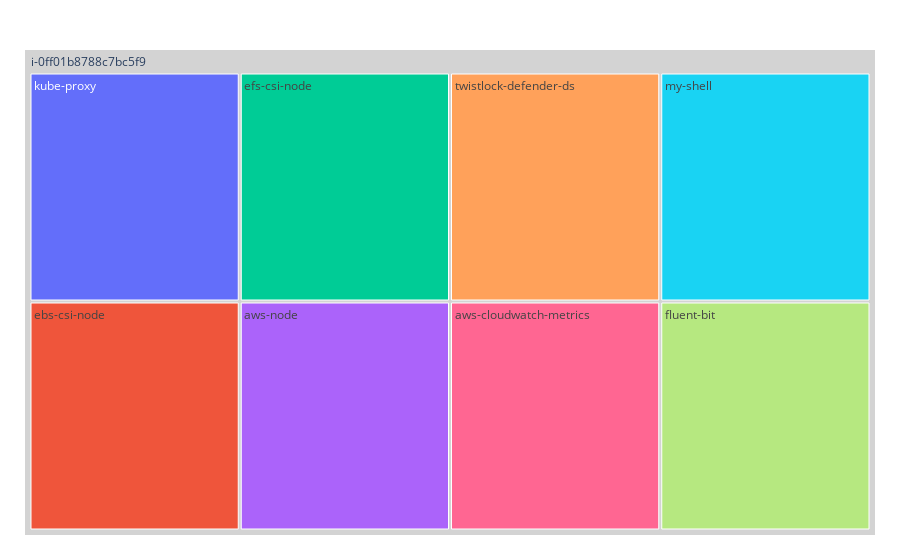

Here is the notebook cell this chart was saved with:
### Code cell
# type(map.graphLayerOf([675136609689, 'i-0b1842d240befd13a']))
# map.find_name_of_children_of([675136609689, 'i-0b1842d240befd13a', 'udm01-http2lb'])
# map.find_name_of_children_of([675136609689, 'i-0b1842d240befd13a', 'udm01-http2lb'])
map.graphLayerOf([193670463418, 'i-0ff01b8788c7bc5f9'])

### Figure 1 — Plotly figure (JSON) as saved in the notebook; plotly's stock layout.template omitted (floating-point values rounded to 4 significant figures)
{"data": [{"domain": {"x": [0, 1], "y": [0, 1]}, "hovertemplate": "label=%{label}<br>parent=%{parent}<extra></extra>", "labels": ["kube-proxy", "ebs-csi-node", "efs-csi-node", "aws-node", "twistlock-defender-ds", "my-shell", "aws-cloudwatch-metrics", "fluent-bit"], "name": "", "parents": ["i-0ff01b8788c7bc5f9", "i-0ff01b8788c7bc5f9", "i-0ff01b8788c7bc5f9", "i-0ff01b8788c7bc5f9", "i-0ff01b8788c7bc5f9", "i-0ff01b8788c7bc5f9", "i-0ff01b8788c7bc5f9", "i-0ff01b8788c7bc5f9"], "root": {"color": "lightgrey"}, "type": "treemap"}], "layout": {"legend": {"tracegroupgap": 0}, "margin": {"b": 25, "l": 25, "r": 25, "t": 50}}}
